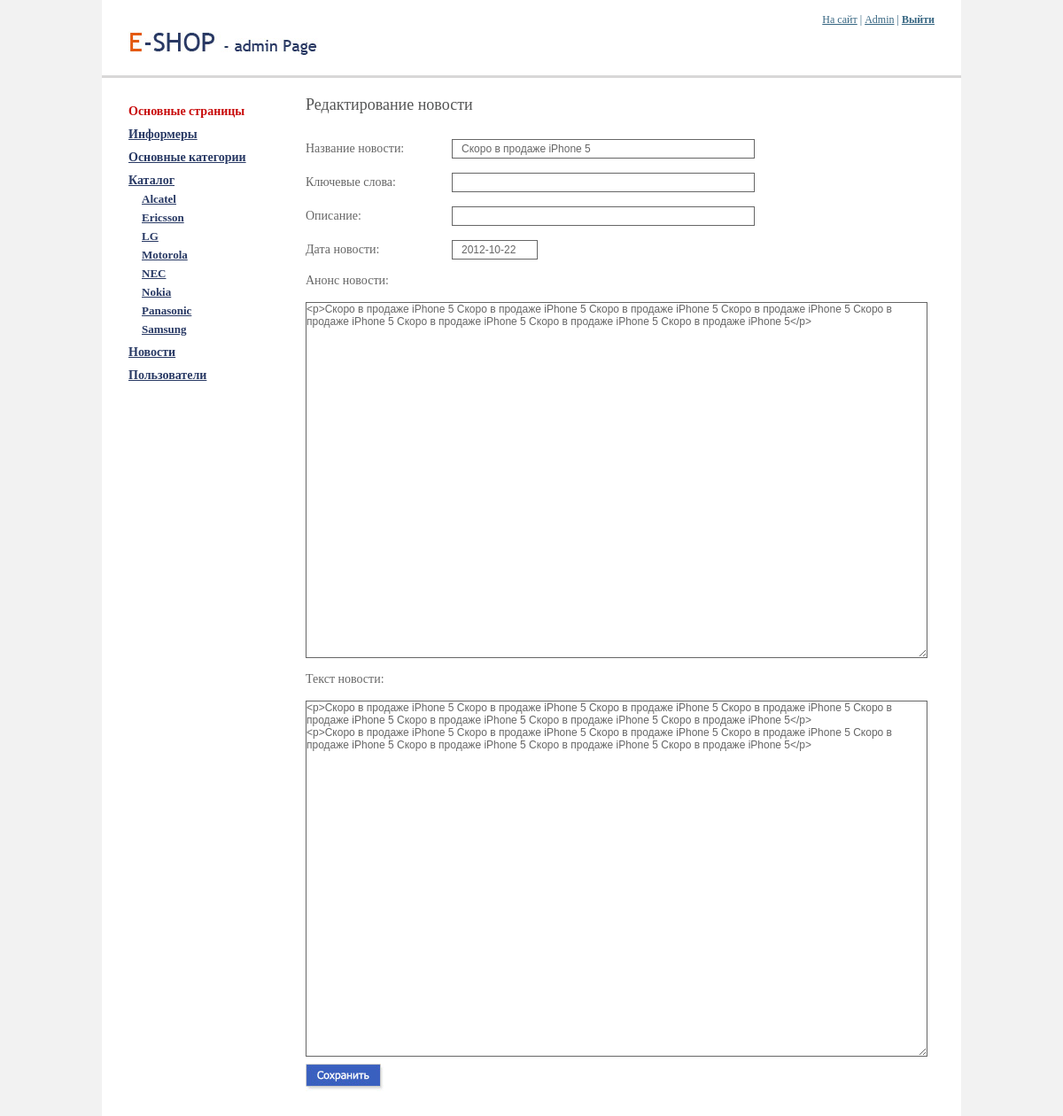
Page /admin/index.php?view=edit_news&news_id=3 on the committed database.
### tables this page shows
CREATE TABLE `news` (
  `news_id` int(10) UNSIGNED NOT NULL,
  `title` varchar(255) NOT NULL,
  `anons` text NOT NULL,
  `text` text NOT NULL,
  `date` date NOT NULL
);

### admin/index.php (called while the page is built, shortened)
<?php
require_once '../functions/functions.php';
require_once 'functions/functions.php';
$view = empty($_GET['view']) ? 'pages' : $_GET['view'];
switch($view){
    case('edit_news'):
        $news_id = (int)$_GET['news_id'];
        $get_news = get_news($news_id);
    break;
}
include ADMIN_TEMPLATE.'header.php';
include ADMIN_TEMPLATE.'leftbar.php';
include ADMIN_TEMPLATE.$view.'.php';

### admin/functions/functions.php (called while the page is built, shortened)
<?php defined('int-mag') or die('Access denied');
function get_news($news_id){
    $query = "SELECT * FROM news WHERE news_id = $news_id";
    $res = mysql_query($query);
    $news = mysql_fetch_assoc($res);
    return $news;
}

### admin/templates/edit_news.php (the view, shortened to what this page needs)
<div class="content">
<h2>Редактирование новости</h2>
<form action="" method="post">
	<table class="add_edit_page" cellspacing="0" cellpadding="0">
	  <tr>
		<td class="add-edit-txt">Название новости:</td>
		<td><input class="head-text" type="text" name="title" value="<?=htmlspecialchars($get_news['title'])?>" /></td>
	  </tr>
	  <tr>
		<td>Ключевые слова:</td>
		<td><input class="head-text" type="text" name="keywords" value="<?=htmlspecialchars($get_news['keywords'])?>" /></td>
	  </tr>
      <tr>
		<td>Описание:</td>
		<td><input class="head-text" type="text" name="description" value="<?=htmlspecialchars($get_news['description'])?>" /></td>
	  </tr>
      <tr>
		<td>Дата новости:</td>
		<td><input class="date-text" type="text" name="date" value="<?=$get_news['date']?>" /></td>
	  </tr>
      <tr>
		<td>Анонс новости:</td>
		<td></td>
	  </tr>
	  <tr>
		<td colspan="2">
			<textarea id="editor1" class="full-text" name="anons"><?=$get_news['anons']?></textarea>
		</td>
	  </tr>
	   <tr>
		<td>Текст новости:</td>
		<td></td>
	  </tr>
	  <tr>
		<td colspan="2">
			<textarea id="editor2" class="full-text" name="text"><?=$get_news['text']?></textarea>
		</td>
	  </tr>
	</table>
	<input type="image" src="<?=ADMIN_TEMPLATE?>images/save_btn.jpg" />
</form>
	</div>
	</div>
</div>
</body>
</html>

### admin/templates/style.css (style rules this page uses)
* { padding:0; margin:0; }
body { background:#f2f2f2; }
.content { padding:20px 0 30px 0; margin:0 30px 0 230px; position:relative; }
.content h2 { font:18px "Trebuchet MS"; color:#545555; margin:0 0 20px 0; }
.add_edit_page { font: 14px Tahoma; color:#666666; width:100%; border:0; }
.add_edit_page td { padding:8px 10px 8px 0; }
.head-text { border:1px solid #666666; height:20px; width:320px; padding:0 10px; font:12px Verdana, Arial, Helvetica, sans-serif; color:#666; }
.date-text { border:1px solid #666666; height:20px; width:75px; padding:0 10px; font:12px Verdana, Arial, Helvetica, sans-serif; color:#666; }
.add-edit-txt { width:155px; }
.full-text { border:1px solid #666666; height:400px; width:100%; padding:0 0; font:12px Verdana, Arial, Helvetica, sans-serif; color:#666; }

### rows in the picture
news: title "Скоро в продаже iPhone 5", date "2012-10-22", anons "<p>Скоро в продаже iPhone 5 Скоро в продаже iPhone 5 Скоро в продаже iPhone 5 Скоро в продаже iPhone 5 Скоро в продаже iPhone 5 Скоро в продаже iPhone 5 Скоро в продаже iPhone 5 Скоро в продаже iPhone 5</p>", text "<p>Скоро в продаже iPhone 5 Скоро в продаже iPhone 5 Скоро в продаже iPhone 5 Скоро в продаже iPhone 5 Скоро в продаже iPhone 5 Скоро в продаже iPhone 5 Скоро в продаже iPhone 5 Скоро в продаже iPhone 5</p> <p>Скоро в продаже iPhone 5 Скоро в продаже iPhone 5 Скоро в продаже iPhone 5 Скоро в продаже iPhone 5 Скоро в продаже iPhone 5 Скоро в продаже iPhone 5 Скоро в продаже iPhone 5 Скоро в продаже iPhone 5</p>"

### other values in the picture
$item[0] "Alcatel"
$item[0] "Ericsson"
$item[0] "LG"
$item[0] "Motorola"
$item[0] "NEC"
$item[0] "Nokia"
$item[0] "Panasonic"
$item[0] "Samsung"
